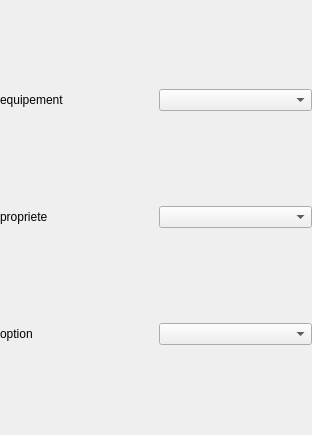
<?xml version="1.0" encoding="UTF-8"?>
<ui version="4.0">
 <class>Form</class>
 <widget class="QWidget" name="Form">
  <property name="geometry">
   <rect>
    <x>0</x>
    <y>0</y>
    <width>312</width>
    <height>435</height>
   </rect>
  </property>
  <property name="windowTitle">
   <string>Form</string>
  </property>
  <layout class="QGridLayout" name="gridLayout">
   <property name="margin">
    <number>0</number>
   </property>
   <item row="2" column="1">
    <widget class="QComboBox" name="comboBox_option"/>
   </item>
   <item row="0" column="0">
    <widget class="QLabel" name="label_3">
     <property name="text">
      <string>equipement</string>
     </property>
    </widget>
   </item>
   <item row="2" column="0">
    <widget class="QLabel" name="label">
     <property name="text">
      <string>option</string>
     </property>
    </widget>
   </item>
   <item row="0" column="1">
    <widget class="QComboBox" name="comboBox_equipement"/>
   </item>
   <item row="1" column="0">
    <widget class="QLabel" name="label_2">
     <property name="text">
      <string>propriete</string>
     </property>
    </widget>
   </item>
   <item row="1" column="1">
    <widget class="QComboBox" name="comboBox_propriete"/>
   </item>
  </layout>
 </widget>
 <resources/>
 <connections/>
</ui>
